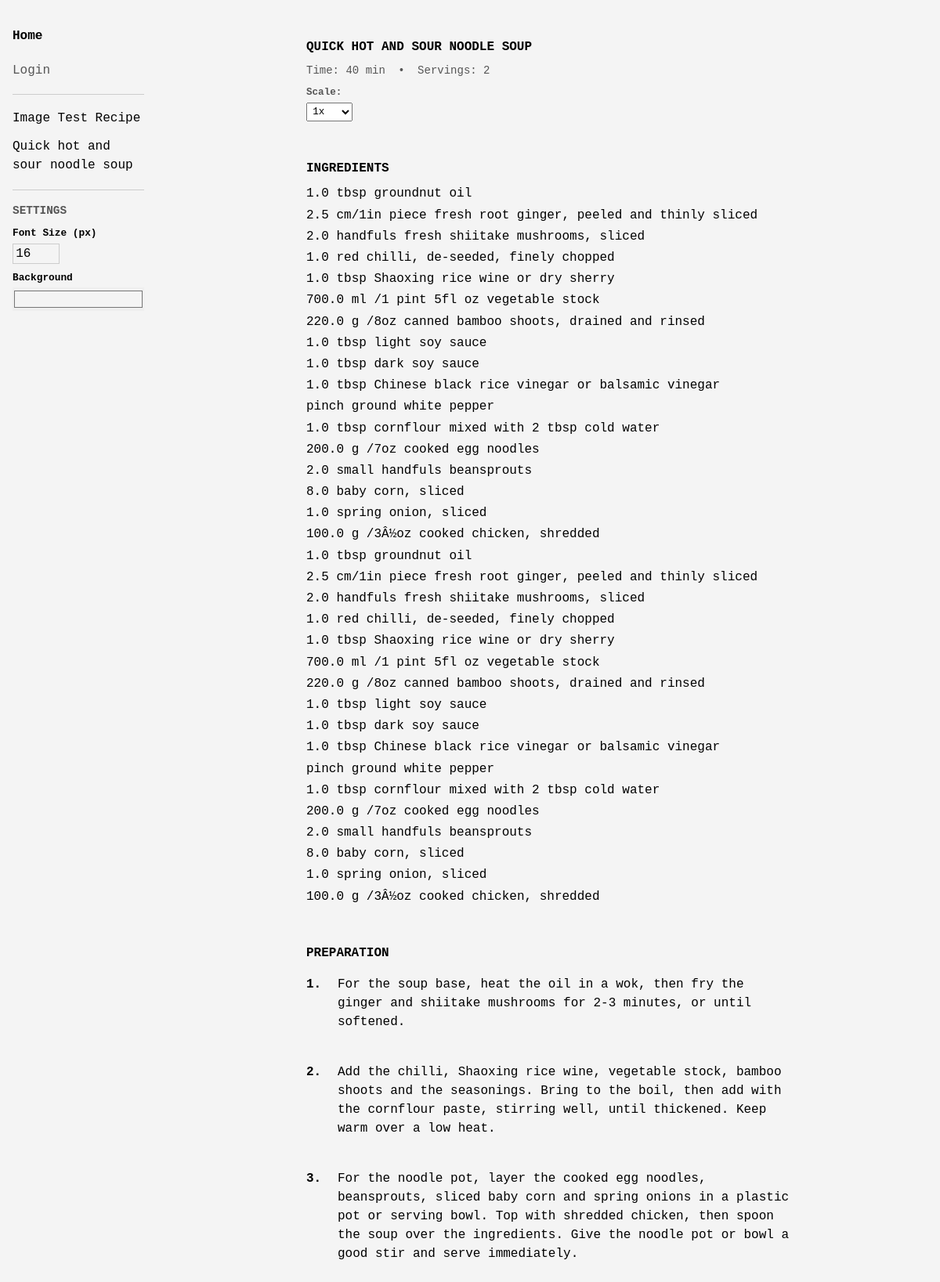
Screenshot of /recipe/2 with the database file from the repository.
### models.py (models this page shows)
class Recipe(Base):
    __tablename__ = "recipes"
    id = Column(Integer, primary_key=True, index=True)
    title = Column(String, index=True, nullable=False)
    total_time_minutes = Column(Integer)
    base_servings = Column(Integer, default=1)
    created_at = Column(DateTime(timezone=True), server_default=func.now())
    updated_at = Column(DateTime(timezone=True), onupdate=func.now(), server_default=func.now())
    image_filename = Column(String, nullable=True)
    steps = relationship("Step", back_populates="recipe", cascade="all, delete-orphan", order_by="Step.step_number")

class StepIngredient(Base):
    __tablename__ = "step_ingredients"
    id = Column(Integer, primary_key=True, index=True)
    step_id = Column(Integer, ForeignKey("steps.id"))
    ingredient_name = Column(String, nullable=False)
    amount = Column(Float)
    unit = Column(String)
    step = relationship("Step", back_populates="ingredients")

class Step(Base):
    __tablename__ = "steps"
    id = Column(Integer, primary_key=True, index=True)
    recipe_id = Column(Integer, ForeignKey("recipes.id"))
    step_number = Column(Integer, nullable=False)
    action = Column(String, nullable=False)
    time_minutes = Column(Integer)
    tools = Column(JSON, default=[])
    image_filename = Column(String, nullable=True)
    recipe = relationship("Recipe", back_populates="steps")
    ingredients = relationship("StepIngredient", back_populates="step", cascade="all, delete-orphan")

### main.py (the view)
@app.get("/recipe/{recipe_id}", response_class=HTMLResponse)
def read_recipe(request: Request, recipe_id: int, db: Session = Depends(get_db)):
    recipe = crud.get_recipe(db, recipe_id)
    all_recipes = crud.get_recipes(db)
    user = get_current_user(request)
    return templates.TemplateResponse("detail.html", {"request": request, "recipe": recipe, "all_recipes": all_recipes, "user": user})

### templates/detail.html (shortened to what this page needs)
{% extends "base.html" %}
{% block content %}
<div class="recipe-header">
    <div style="display: flex; justify-content: space-between; align-items: flex-start;">
        <h1 style="margin-bottom: 0.5rem;">{{ recipe.title }}</h1>
    </div>
    <div class="meta">
        {% if recipe.total_time_minutes %}
        <span>Time: {{ recipe.total_time_minutes }} min</span>
        <span style="margin: 0 0.5rem;">•</span>
        {% endif %}
        <span>Servings: <span id="servings-display">{{ recipe.base_servings }}</span></span>
        <div style="margin-top: 0.5rem;">
            <label for="scale-select" style="font-size: 0.9em; margin-right: 0.5rem;">Scale:</label>
            <select id="scale-select" onchange="scaleRecipe(this.value)"
                style="font-family: var(--font-mono); font-size: 0.9em; padding: 0.2rem;">
                <option value="1" selected>1x</option>
            </select>
        </div>
    </div>
</div>
<div class="ingredients-summary">
    <h3>Ingredients</h3>
    <ul>
        {% for step in recipe.steps %}
        {% for ingredient in step.ingredients %}
        <li class="ingredient-item" data-base-amount="{{ ingredient.amount }}">
            <span class="amount">{{ ingredient.amount if ingredient.amount else '' }}</span>
            <span class="unit">{{ ingredient.unit if ingredient.unit else '' }}</span>
            {{ ingredient.ingredient_name }}
        </li>
        {% endfor %}
        {% endfor %}
    </ul>
</div>
<div class="steps">
    <h3>Preparation</h3>
    {% for step in recipe.steps %}
    <div class="step">
        <div class="step-header">
            <span class="step-number">{{ step.step_number }}.</span>
            <div class="step-content">
                <span class="step-action">{{ step.action }}</span>
            </div>
        </div>
    </div>
    {% endfor %}
</div>
{% endblock %}

### templates/base.html (shortened to what this page needs)
<!DOCTYPE html>
<html lang="en">
<head>
    <link rel="stylesheet" href="/static/style.css">
</head>
<body>
    <div class="sidebar" id="sidebar">
        <nav>
            <ul class="recipe-list">
                <li><a href="/" style="font-weight: bold; margin-bottom: 1rem; display: block;">Home</a></li>
                {% if user %}
                <li><a href="/new" style="color: var(--meta-color);">+ New Recipe</a></li>
                <li><a href="/logout" style="color: var(--meta-color);">Logout</a></li>
                {% else %}
                <li><a href="/login" style="color: var(--meta-color);">Login</a></li>
                {% endif %}
                <hr style="border: 0; border-top: 1px solid var(--border-color); margin: 1rem 0;">
                {% for recipe in all_recipes %}
                <li><a href="/recipe/{{ recipe.id }}">{{ recipe.title }}</a></li>
                {% endfor %}
            </ul>
            <hr style="border: 0; border-top: 1px solid var(--border-color); margin: 1rem 0;">
            <div style="margin-top: 1rem;">
                <h4 style="font-size: 0.9em; color: var(--meta-color); margin-bottom: 0.5rem;">Settings</h4>
                <div class="form-group" style="margin-bottom: 0.5rem;">
                    <label for="font-size-input" style="font-size: 0.8em;">Font Size (px)</label>
                    <input type="number" id="font-size-input" value="16" min="10" max="32"
                        style="width: 60px; padding: 0.2rem;">
                </div>
                <div class="form-group" style="margin-bottom: 0.5rem;">
                    <label for="bg-color-input" style="font-size: 0.8em;">Background</label>
                    <input type="color" id="bg-color-input" value="#f4f4f4"
                        style="width: 100%; height: 30px; padding: 0; border: none;">
                </div>
            </div>
        </nav>
    </div>
    <main class="main-content">
        <div class="container">
            {% block content %}{% endblock %}
        </div>
    </main>
</body>
</html>

### static/style.css (style rules this page uses)
:root { --bg-color: #f4f4f4; --text-color: #000000; --meta-color: #555555; --border-color: #cccccc; --spacing-unit: 1rem; --font-mono: "SFMono-Regular", Consolas, "Liberation Mono", Menlo, Courier, monospace; --base-font-size: 16px; }
* { box-sizing: border-box; }
body { background-color: var(--bg-color); color: var(--text-color); font-family: var(--font-mono); line-height: 1.5; margin: 0; padding: 0; font-size: var(--base-font-size); }
a { color: inherit; text-decoration: none; border-bottom: 1px solid transparent; }
.container { max-width: 650px; margin: 0 auto; padding: 3rem 1rem; }
.sidebar { position: fixed; top: 0; left: 0; width: 200px; height: 100%; background: var(--bg-color); padding: 2rem 1rem; overflow-y: auto; transform: translateX(-100%); transition: transform 0.3s ease; z-index: 100; font-size: var(--base-font-size); }
.main-content { margin-left: 0; transition: margin-left 0.3s ease; }
@media (min-width: 1024px) { .sidebar { transform: translateX(0); } }
@media (min-width: 1024px) { .main-content { margin-left: 200px; } }
h1, h2, h3, h4, h5, h6 { font-weight: normal; font-size: var(--base-font-size); margin-top: 0; margin-bottom: 1rem; text-transform: uppercase; font-weight: bold; }
.meta { color: var(--meta-color); font-size: calc(var(--base-font-size) * 0.875); margin-bottom: 2rem; }
.recipe-list { list-style: none; padding: 0; margin-top: 0; }
.recipe-list li { margin-bottom: 0.5rem; }
.recipe-list a { display: block; padding: 0.1rem 0; color: var(--text-color); }
.recipe-header { margin-bottom: 3rem; }
.ingredients-summary { margin-bottom: 3rem; }
.ingredients-summary h3 { margin-bottom: 0.5rem; font-weight: bold; }
.ingredients-summary ul { list-style: none; padding: 0; margin: 0; }
.ingredients-summary li { margin-bottom: 0.2rem; }
.step { margin-bottom: 2rem; }
.step-header { display: flex; justify-content: flex-start; align-items: baseline; margin-bottom: 0.5rem; }
.step-number { font-weight: bold; margin-right: 1rem; min-width: 1.5rem; }
.step-content { flex: 1; }
.step-action { margin-bottom: 0.5rem; display: block; }
.form-group { margin-bottom: 1.5rem; }
label { display: block; margin-bottom: 0.2rem; font-weight: bold; }
input[type="text"], input[type="number"], textarea { width: 100%; padding: 0.5rem; border: 1px solid var(--border-color); background: transparent; font-family: var(--font-mono); font-size: var(--base-font-size); outline: none; }

### rows the page displays
Recipe: title "Image Test Recipe"
Recipe: title "Quick hot and sour noodle soup", title "QUICK HOT AND SOUR NOODLE SOUP", total_time_minutes "40", base_servings "2"
Step: step_number "1", action "For the soup base, heat the oil in a wok, then fry the ginger and shiitake mushrooms for 2-3 minutes, or until softened."
StepIngredient: amount "1.0", unit "tbsp", ingredient_name "groundnut oil"
StepIngredient: amount "2.5", ingredient_name "cm/1in piece fresh root ginger, peeled and thinly sliced"
StepIngredient: amount "2.0", ingredient_name "handfuls fresh shiitake mushrooms, sliced"
StepIngredient: amount "1.0", ingredient_name "red chilli, de-seeded, finely chopped"
StepIngredient: amount "1.0", unit "tbsp", ingredient_name "Shaoxing rice wine or dry sherry"
StepIngredient: amount "700.0", unit "ml", ingredient_name "/1 pint 5fl oz vegetable stock"
StepIngredient: amount "220.0", unit "g", ingredient_name "/8oz canned bamboo shoots, drained and rinsed"
StepIngredient: amount "1.0", unit "tbsp", ingredient_name "light soy sauce"
StepIngredient: amount "1.0", unit "tbsp", ingredient_name "dark soy sauce"
StepIngredient: amount "1.0", unit "tbsp", ingredient_name "Chinese black rice vinegar or balsamic vinegar"
StepIngredient: unit "pinch", ingredient_name "ground white pepper"
StepIngredient: amount "1.0", unit "tbsp", ingredient_name "cornflour mixed with 2 tbsp cold water"
StepIngredient: amount "200.0", unit "g", ingredient_name "/7oz cooked egg noodles"
StepIngredient: amount "2.0", ingredient_name "small handfuls beansprouts"
StepIngredient: amount "8.0", ingredient_name "baby corn, sliced"
StepIngredient: amount "1.0", ingredient_name "spring onion, sliced"
StepIngredient: amount "100.0", unit "g", ingredient_name "/3Â½oz cooked chicken, shredded"
StepIngredient: amount "1.0", unit "tbsp", ingredient_name "groundnut oil"
StepIngredient: amount "2.5", ingredient_name "cm/1in piece fresh root ginger, peeled and thinly sliced"
StepIngredient: amount "2.0", ingredient_name "handfuls fresh shiitake mushrooms, sliced"
StepIngredient: amount "1.0", ingredient_name "red chilli, de-seeded, finely chopped"
StepIngredient: amount "1.0", unit "tbsp", ingredient_name "Shaoxing rice wine or dry sherry"
StepIngredient: amount "700.0", unit "ml", ingredient_name "/1 pint 5fl oz vegetable stock"
StepIngredient: amount "220.0", unit "g", ingredient_name "/8oz canned bamboo shoots, drained and rinsed"
StepIngredient: amount "1.0", unit "tbsp", ingredient_name "light soy sauce"
StepIngredient: amount "1.0", unit "tbsp", ingredient_name "dark soy sauce"
StepIngredient: amount "1.0", unit "tbsp", ingredient_name "Chinese black rice vinegar or balsamic vinegar"
StepIngredient: unit "pinch", ingredient_name "ground white pepper"
StepIngredient: amount "1.0", unit "tbsp", ingredient_name "cornflour mixed with 2 tbsp cold water"
StepIngredient: amount "200.0", unit "g", ingredient_name "/7oz cooked egg noodles"
StepIngredient: amount "2.0", ingredient_name "small handfuls beansprouts"
StepIngredient: amount "8.0", ingredient_name "baby corn, sliced"
StepIngredient: amount "1.0", ingredient_name "spring onion, sliced"
StepIngredient: amount "100.0", unit "g", ingredient_name "/3Â½oz cooked chicken, shredded"
Step: step_number "2", action "Add the chilli, Shaoxing rice wine, vegetable stock, bamboo shoots and the seasonings. Bring to the boil, then add with the cornflour paste, stirring well, until thickened. Keep warm over a low heat."
Step: step_number "3", action "For the noodle pot, layer the cooked egg noodles, beansprouts, sliced baby corn and spring onions in a plastic pot or serving bowl. Top with shredded chicken, then spoon the soup over the ingredients. Give the noodle pot or bowl a good stir and serve immediately."
